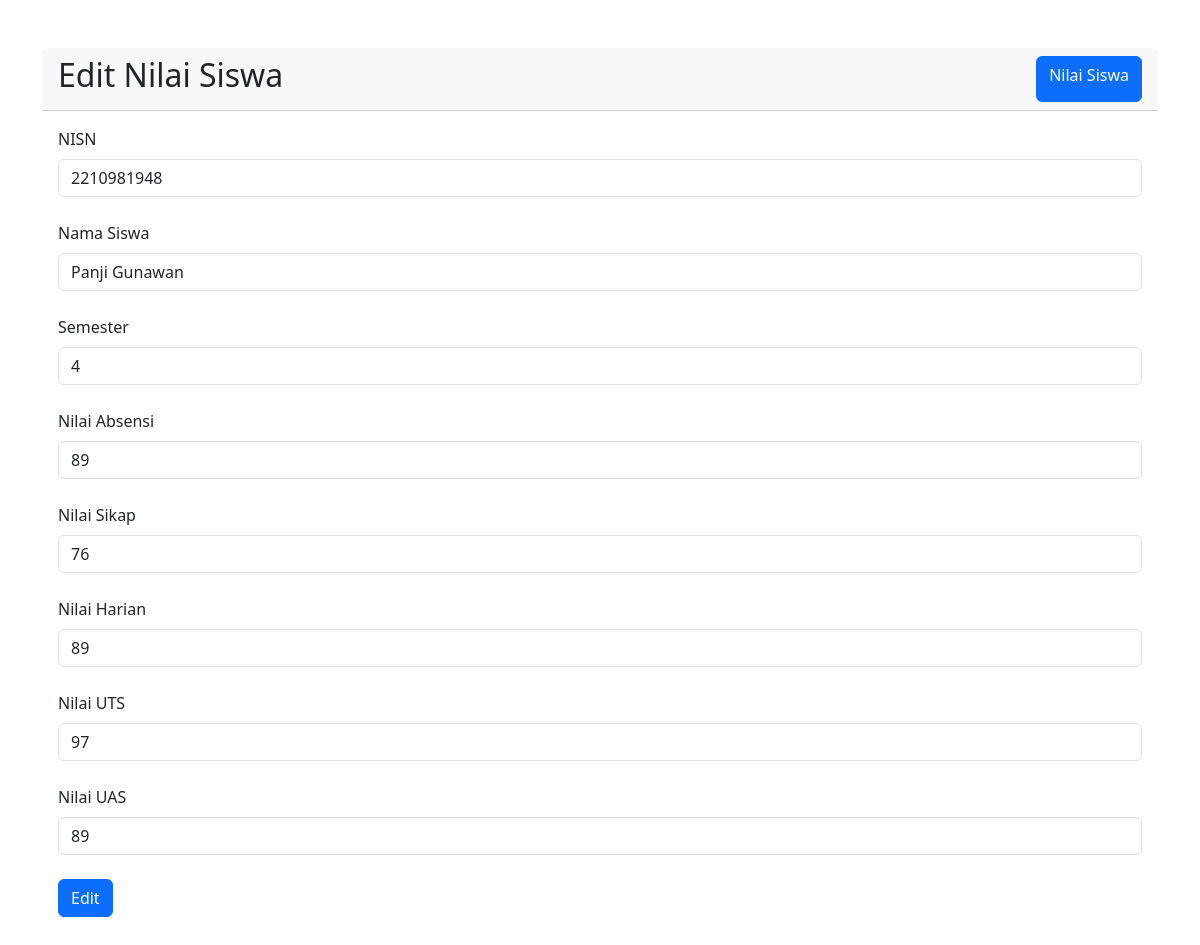
Screenshot of /nilai/edit.php?id=2 with the database file from the repository.
### tables this page shows
CREATE TABLE `nilai` (
  `id` int(3) NOT NULL,
  `nisn_siswa` varchar(25) NOT NULL,
  `nama_siswa` varchar(50) NOT NULL,
  `smester` int(4) NOT NULL,
  `absensi` int(4) NOT NULL,
  `sikap` int(4) NOT NULL,
  `harian` int(4) NOT NULL,
  `uts` int(4) NOT NULL,
  `uas` int(4) NOT NULL
);

### nilai/edit.php (the view, shortened to what this page needs)
<!DOCTYPE html>
<html lang="en">
<head>
    <link rel="stylesheet" href="https://cdn.jsdelivr.net/npm/bootstrap@5.3.3/dist/css/bootstrap.min.css">
</head>
<body>
    <div class="container my-5">
        <div class="row">
            <div class="col-md-12">
                <div class="card border-0">
                    <div class="card-header">
                        <div class="d-flex justify-content-between">
                            <h2>Edit Nilai Siswa</h2>
                            <a href="index.php" class="btn btn-primary">Nilai Siswa</a>
                        </div>
                    </div>
                    <div class="card-body">
                        <?php
                        $id = $_GET['id'];
                        include 'koneksi.php';
                        $query = mysqli_query($koneksi, "SELECT * FROM nilai WHERE id='$id'");
                        $data = mysqli_fetch_assoc($query);
                        ?>
                        <form action="edit-process.php" method="post" enctype="multipart/form-data">
                            <div class="mb-4">
                                <label for="nisn_siswa" class="form-label">NISN</label>
                                <input type="text" name="nisn_siswa" id="nisn_siswa" class="form-control" value="<?= $data['nisn_siswa'] ?>">
                            </div>
                            <div class="mb-4">
                                <label for="nama_siswa" class="form-label">Nama Siswa</label>
                                <input type="text" name="nama_siswa" id="nama_siswa" class="form-control" value="<?= $data['nama_siswa'] ?>">
                            </div>
                            <div class="mb-4">
                                <label for="smester" class="form-label">Semester</label>
                                <input type="text" name="smester" id="smester" class="form-control" value="<?= $data['smester'] ?>">
                            </div>
                            <div class="mb-4">
                                <label for="absensi" class="form-label">Nilai Absensi</label>
                                <input type="text" name="absensi" id="absensi" class="form-control" value="<?= $data['absensi'] ?>">
                            </div>
                            <div class="mb-4">
                                <label for="sikap" class="form-label">Nilai Sikap</label>
                                <input type="text" name="sikap" id="sikap" class="form-control" value="<?= $data['sikap'] ?>">
                            </div>
                            <div class="mb-4">
                                <label for="harian" class="form-label">Nilai Harian</label>
                                <input type="text" name="harian" id="harian" class="form-control" value="<?= $data['harian'] ?>">
                            </div>
                            <div class="mb-4">
                                <label for="uts" class="form-label">Nilai UTS</label>
                                <input type="text" name="uts" id="uts" class="form-control" value="<?= $data['uts'] ?>">
                            </div>
                            <div class="mb-4">
                                <label for="uas" class="form-label">Nilai UAS</label>
                                <input type="text" name="uas" id="uas" class="form-control" value="<?= $data['uas'] ?>">
                            </div>
                            <button type="submit" name="edit" class="btn btn-primary">Edit</button>
                        </form>
                    </div>
                </div>
            </div>
        </div>
    </div>
</body>
</html>

### rows the page displays
nilai: nisn_siswa "2210981948", nama_siswa "Panji Gunawan", smester "4", absensi "89", sikap "76", harian "89", uts "97", uas "89"
